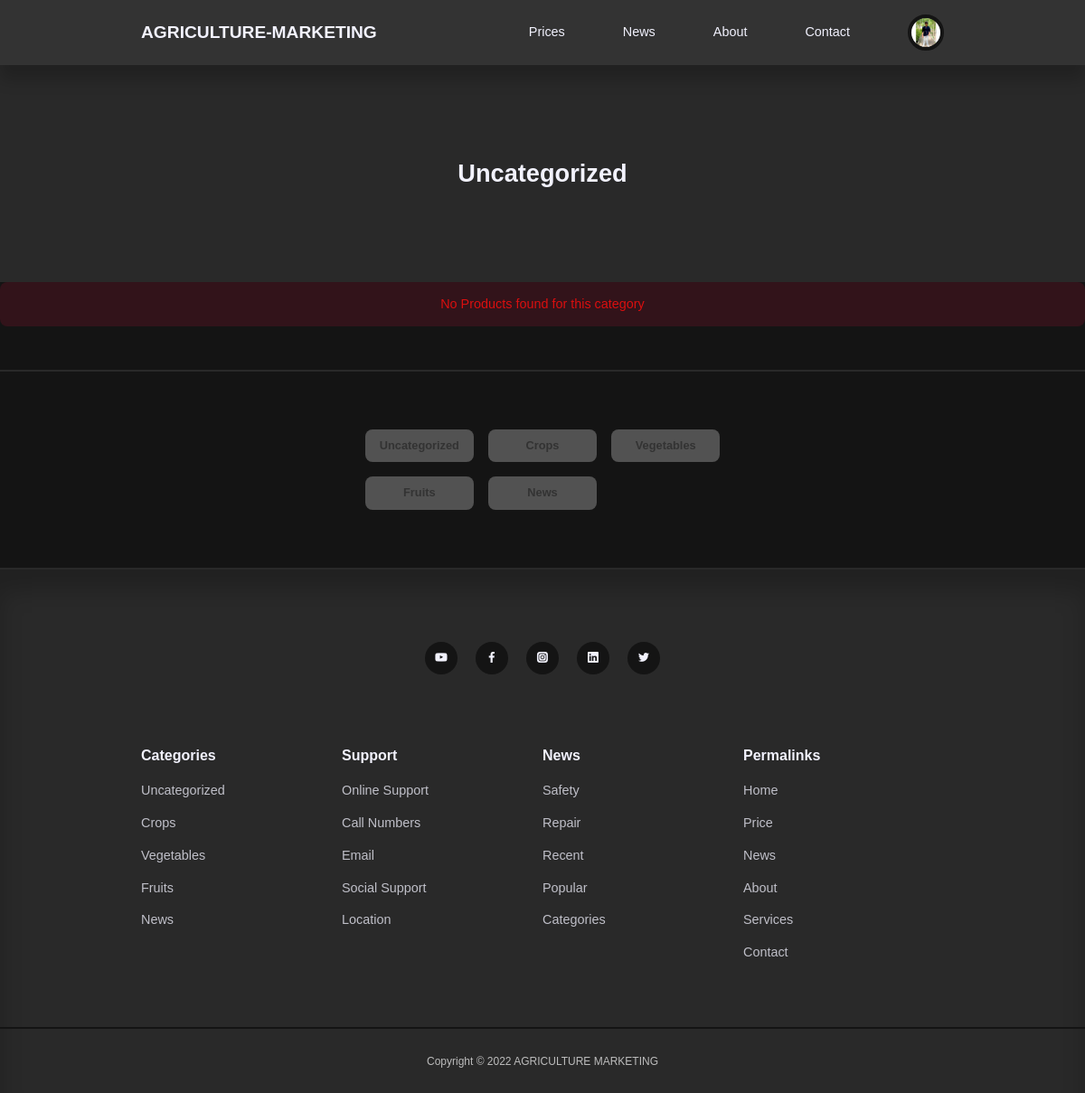
The page /category-product.php?id=1 (signed in) on the database its author committed.
### tables this page shows
CREATE TABLE `users` (
  `id` int(11) UNSIGNED NOT NULL,
  `firstname` varchar(50) NOT NULL,
  `lastname` varchar(50) NOT NULL,
  `username` varchar(50) NOT NULL,
  `email` varchar(50) NOT NULL,
  `password` varchar(255) NOT NULL,
  `avatar` varchar(255) NOT NULL,
  `is_admin` tinyint(1) NOT NULL
);

CREATE TABLE `categories` (
  `id` int(11) UNSIGNED NOT NULL,
  `title` varchar(50) NOT NULL,
  `description` text NOT NULL
);

### category-product.php (the view, shortened to what this page needs)
<?php include 'partials/header.php';
if (isset($_GET['id'])) {
    $id = filter_var($_GET['id'], FILTER_SANITIZE_NUMBER_INT);
    $query = "SELECT * FROM products WHERE category_id=$id ORDER BY date_time DESC";
    $products = mysqli_query($connection, $query);
} else {
    header('location: ' . ROOT_URL . 'price.php');
    die();
}
    $category_query = "SELECT * FROM categories WHERE id=$id";
    $category_result = mysqli_query($connection, $category_query);
    $category = mysqli_fetch_assoc($category_result);
?>
<header class="category__title">
    <h2><?= $category['title'] ?></h2>
</header>
<?php if (mysqli_num_rows($products) > 0) : ?>
    <section class="singleproduct">
<div class="container singlepost__container singleproduct">
<a href="<?= ROOT_URL ?>price.php" ><button class="btn__close"><i class="uil uil-arrow-left"></i></button>
</a>
        <h2><?=  $category['title'] ?> MarketYard Price</h2>
         <div class="border"><h1> </h1> </div>
        <h4><small> 20KG </small></h4>
            <table>
            <thead>
                <tr>
                        <th>Name</th>
                        <th>Lowest Price</th>
                        <th>Highest Price</th>
                        <th>District</th>
                        <th>Date</th>
                </tr>
            </thead>
            <tbody>
                <?php while($product = mysqli_fetch_assoc($products)) : ?>
               <tr>
                 <td><?= $product['name'] ?></td>
                 <td><?= $product['lowest_price'] ?></td>
                 <td><?= $product['highest_price'] ?></td>
                 <?php
                 $d_id=$product['d_id'];
                    $query_d = "SELECT * FROM district WHERE d_id=$d_id";
                    $districts = mysqli_query($connection, $query_d);
                    $district = mysqli_fetch_assoc($districts);
                ?>
                 <td><?= $district['d_name'] ?></td>
                 <?php
                    $query = "SELECT * FROM products WHERE d_id=$d_id";
                    $date_times = mysqli_query($connection, $query);
                    $date_time = mysqli_fetch_assoc($date_times);
                    ?>
                 <td> <?= date("d/m/Y", strtotime($date_time['date_time'])) ?></td>
               </tr>
                <?php endwhile ?>
            </tbody>
            </table>
</div>
</section>
    <?php else : ?>
        <div class="alert__message error lg">
            <p>No Products found for this category</p>
        </div>
        <?php endif ?>
    <section class="category__buttons">
        <div class="container category__buttons-container">
            <?php
            $all_categories_query = "SELECT * FROM categories";
            $all_categories = mysqli_query($connection, $all_categories_query);
            ?>
            <?php while ($category = mysqli_fetch_assoc($all_categories)) : ?>
                <a href="<?= ROOT_URL ?>category-product.php?id=<?= $category['id'] ?>" class="category__button"><?= $category['title'] ?></a>
            <?php endwhile ?>
            </div>
      </section>
      <?php include 'partials/footer.php'; ?>

### partials/header.php (shortened to what this page needs)
<?php
require 'config/database.php';
if(isset($_SESSION['user-id'])) {
   $id = filter_var($_SESSION['user-id'], FILTER_SANITIZE_NUMBER_INT);
   $query = "SELECT avatar FROM users WHERE id=$id";
   $result = mysqli_query($connection, $query);
   $avatar = mysqli_fetch_assoc($result);
}
?>
<!DOCTYPE html>
<html lang="en">
  <head>
     <link rel="stylesheet" href="<?= ROOT_URL ?>css/style.css">
     <link rel="stylesheet" href="https://unicons.iconscout.com/release/v4.0.0/css/line.css">
     <link href="<?= ROOT_URL ?>css/fonts.css" rel="stylesheet">
  </head>
 <body>
    <nav>
        <div class="container nav_container">
            <a href="<?= ROOT_URL ?>" class="nav__logo">AGRICULTURE-MARKETING</a>
            <ul class="nav__items">
                <li><a href="<?= ROOT_URL ?>price.php">Prices</a></li>
                <li><a href="<?= ROOT_URL ?>news.php">News</a></li>
                <li><a href="<?= ROOT_URL ?>about.php">About</a></li>
             <li><a href="<?= ROOT_URL ?>contact.php">Contact</a></li>
             <?php if(isset($_SESSION['user-id'])): ?>
               <li class="nav_profile">
               <div class="avatar">
                   <img src="<?= ROOT_URL . 'images/' . $avatar['avatar'] ?>">
               </div>
             </li>
             <?php else : ?>
             <li><a href="<?= ROOT_URL ?>signin.php">Signin</a></li>
             <?php endif ?>
           </ul>
        </div>
</nav>

### partials/footer.php (shortened to what this page needs)
<?php
require 'config/database.php';
?>
<footer>
            <div class="footer__socials">
                <a href="https://youtube.com"  target="_blank"><i class="uil uil-youtube"></i></a>
                <a href="https://facebook.com" target="_blank"><i class="uil uil-facebook-f"></i></a>
                <a href="https://instagram.com" target="_blank"><i class="uil uil-instagram-alt"></i></a>
                <a href="https://linkedin.com" target="_blank"><i class="uil uil-linkedin"></i></a>
                <a href="https://twitter.com" target="_blank"><i class="uil uil-twitter"></i></a>
            </div>
         <div class="container footer__container">
            <article>
                <h4>Categories</h4>
                <ul>
                <?php
            $all_categories_query = "SELECT * FROM categories";
            $all_categories = mysqli_query($connection, $all_categories_query);
            ?>
                <?php while ($category = mysqli_fetch_assoc($all_categories)) : ?>
                   <li><a href="<?= ROOT_URL ?>category-post.php?id=<?= $category['id'] ?>"><?= $category['title'] ?></a></li>
                   <?php endwhile ?>
                    </ul>
              </article>
              <article>
                <h4>Support</h4>
                <ul>
                   <li><a href="">Online Support</a></li>
                   <li><a href="">Call Numbers</a></li>
                   <li><a href="">Email</a></li>
                   <li><a href="">Social Support</a></li>
                   <li><a href="">Location</a></li>
                    </ul>
              </article>
               <article>
                <h4>News</h4>
                <ul>
                   <li><a href="">Safety</a></li>
                   <li><a href="">Repair</a></li>
                   <li><a href="">Recent</a></li>
                   <li><a href="">Popular</a></li>
                   <li><a href="">Categories</a></li>
                    </ul>
              </article>
              <article>
                <h4>Permalinks</h4>
                <ul>
                   <li><a href="<?= ROOT_URL ?>">Home</a></li>
                   <li><a href="<?= ROOT_URL ?>price.php">Price</a></li>
                   <li><a href="<?= ROOT_URL ?>news.php">News</a></li>
                   <li><a href="<?= ROOT_URL ?>about.php">About</a></li>
                   <li><a href="<?= ROOT_URL ?>services.php">Services</a></li>
                   <li><a href="<?= ROOT_URL ?>contact.php">Contact</a></li>
                    </ul>
              </article>
              </div>
              <div class="footer__copyright">
                <small>Copyright &copy; 2022 AGRICULTURE MARKETING</small>
              </div>
     </footer>
</body>
</html>

### css/style.css (style rules this page uses)
:root { --color-primary: #333333; --color-primary-light: #525252; --color-primary-variant: #BDBDBD; --color-red: #da0f0f; --color-red-light: hsl(346, 87%, 46%, 15%); --color-green: #00c476; --color-green-light: hsl(156, 100%, 38%, 15%); --color-gray-900: #292929; --color-gray-700: #4A4A4A; --color-gray-300: rgba(242, 242, 254, 0.3); --color-gray-200: rgba(242, 242, 254, 0.7); --color-white:#f2f2fe; --color-bg: #141414; --transition: all 300ms ease; --container-width-lg: 74%; --container-width-md: 88%; --form-width: 40%; --card-border-radius-1: 0.3rem; --card-border-radius-2: 0.5rem; --card-border-radius-3: 0.8rem; --card-border-radius-4: 2rem; --card-border-radius-5: 5rem; }
* { margin: 0; padding: 0; outline: 0; border: 0; appearance: 0; list-style: none; text-decoration: none; box-sizing: border-box; }
body { font-family: 'Montserrat', sans-serif; line-height: 1.6; color: var(--color-primary-variant); overflow-x: hidden; background: var(--color-bg); font-size: 0.9rem; }
.container { width: var(--container-width-lg); max-width: 1800px; margin-inline : auto; }
section { margin-top: 3rem; width: 100vw; }
h1, h2, h3, h4, h5 { color: var(--color-white); line-height: 1.3; }
h2 { font-size: 1.7rem; margin: 1rem 0; }
h4 { font-size: 1rem; }
a { color: var(--color-white); transition: var(--transition); }
img { display: block; width: 100%; object-fit: cover; }
nav { background: var(--color-primary); width: 100vw; height: 4.5rem; position : fixed; top: 0; z-index: 10; box-shadow: 0 1rem 1rem rgba(0, 0, 0, 0.2); }
.nav_container { height: 100%; display: flex; align-items: center; justify-content: space-between; }
.avatar { width: 2.5rem; height: 2.5rem; border-radius: 50%; overflow: hidden; border: 0.3rem solid var(--color-bg); }
.nav__logo { font-weight: 600; font-size: 1.2rem; }
.nav__items { display: flex; align-items: center; gap: 4rem; }
.nav_profile { position: relative; cursor: pointer; }
.category__button { background: var(--color-primary-light); color: var(--color-primary); display: inline-block; padding: 0.5rem 1rem; border-radius: var(--card-border-radius-2); font-weight: 600; font-size: 0.8rem; text-align: center; }
.category__buttons { padding: 4rem 0; border-top: 2px solid var(--color-gray-900); border-bottom: 2px solid var(--color-gray-900); }
.category__buttons-container { width: fit-content; display: grid; grid-template-columns: repeat(3, 1fr); gap: 1rem; }
footer { background: var(--color-gray-900); padding: 5rem 0 0; box-shadow: inset 0 1.5rem 1.5rem rgba(0, 0, 0, 0.2); }
.footer__socials { margin-inline: auto; width: fit-content; margin-bottom: 5rem; display: flex; justify-content: space-between; align-items: center; gap: 1.2rem; }
.footer__socials a { background: var(--color-bg); border-radius: 50%; width: 2.3rem; height: 2.3rem; display: flex; align-items: center; justify-content: center; }
.footer__container { display: grid; grid-template-columns: repeat(4, 1fr); }
footer h4 { color: var(--color-white); margin-bottom: 0.6rem; }
footer ul li { padding: 0.4rem 0; }
footer ul a { opacity: 0.75; }
.footer__copyright { text-align: center; padding: 1.5rem 0; border-top: 2px solid var(--color-bg); margin-top: 4rem; color: #BDBDBD; }
.category__title { height: 15rem; margin-top: 4.5rem; background: var(--color-gray-900); display: grid; place-items: center; }
.alert__message { background: red; padding: 0.8rem 1.4rem; margin-bottom: 1rem; border-radius: var(--card-border-radius-2); }
.alert__message.error { background: var(--color-red-light); color: var(--color-red); }
.alert__message.lg { text-align: center; }

### rows shown on the page
users: avatar (picture)
categories: title "Uncategorized"
categories: title "Crops"
categories: title "Vegetables"
categories: title "Fruits"
categories: title "News"
